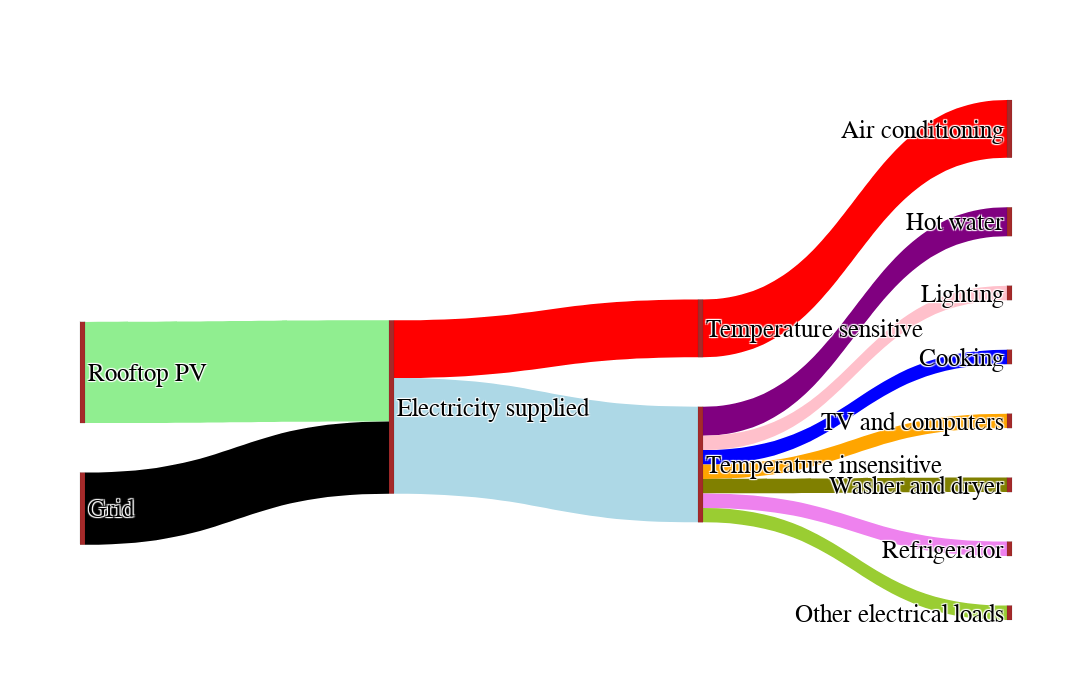

The notebook cell saved with this chart:
### Code cell
import pandas
import plotly

import plotly.graph_objects as go

fig = go.Figure(data=[go.Sankey(
    node = dict(
      pad = 50,
      thickness = 5,
      line = dict(color = "black", width = 0.1),
      label = ["Rooftop PV", "Grid","Electricity supplied","Temperature sensitive","Temperature insensitive", "Air conditioning", "Hot water","Lighting","Cooking","TV and computers","Washer and dryer","Refrigerator","Other electrical loads"],
      color = "brown"
    ),
    link = dict(
      # source = [0, 1, 2, 2,2,2,2,2,2,2], # indices correspond to labels, eg A1, A2, A1, B1, ...
      # target = [2, 2, 3, 4,5,6,7,8,9,10],
      # value = [7, 5, 4, 2,1,1,1,1,1,1,1],    #
      source = [0, 1,2,2, 3, 4,4,4,4,4,4,4], # indices correspond to labels, eg A1, A2, A1, B1, ...
      target = [2, 2,3,4, 5, 6,7,8,9,10,11,12],
      value = [7, 5,4,8, 4, 2,1,1,1,1,1,1,1],
        color = ['lightgreen',"black","red","lightblue","red","purple","pink","blue","orange",'olive',"violet","yellowgreen"]
  ))])
fig.update_layout(height=700,width=1300,
                  font=dict(
                          family="Calibri",
                          size=25,
                          color="black"
                      ))

# fig.update_layout(title_text="", font_size=25)
fig.show()
fig.write_image("SankeyPlot.png")

### Figure 1 — Plotly figure (JSON) as saved in the notebook; plotly's stock layout.template omitted (floating-point values rounded to 4 significant figures)
{"data": [{"link": {"color": ["lightgreen", "black", "red", "lightblue", "red", "purple", "pink", "blue", "orange", "olive", "violet", "yellowgreen"], "source": [0, 1, 2, 2, 3, 4, 4, 4, 4, 4, 4, 4], "target": [2, 2, 3, 4, 5, 6, 7, 8, 9, 10, 11, 12], "value": [7, 5, 4, 8, 4, 2, 1, 1, 1, 1, 1, 1, 1]}, "node": {"color": "brown", "label": ["Rooftop PV", "Grid", "Electricity supplied", "Temperature sensitive", "Temperature insensitive", "Air conditioning", "Hot water", "Lighting", "Cooking", "TV and computers", "Washer and dryer", "Refrigerator", "Other electrical loads"], "line": {"color": "black", "width": 0.1}, "pad": 50, "thickness": 5}, "type": "sankey"}], "layout": {"font": {"family": "Calibri", "size": 25, "color": "black"}, "height": 700, "width": 1300}}
